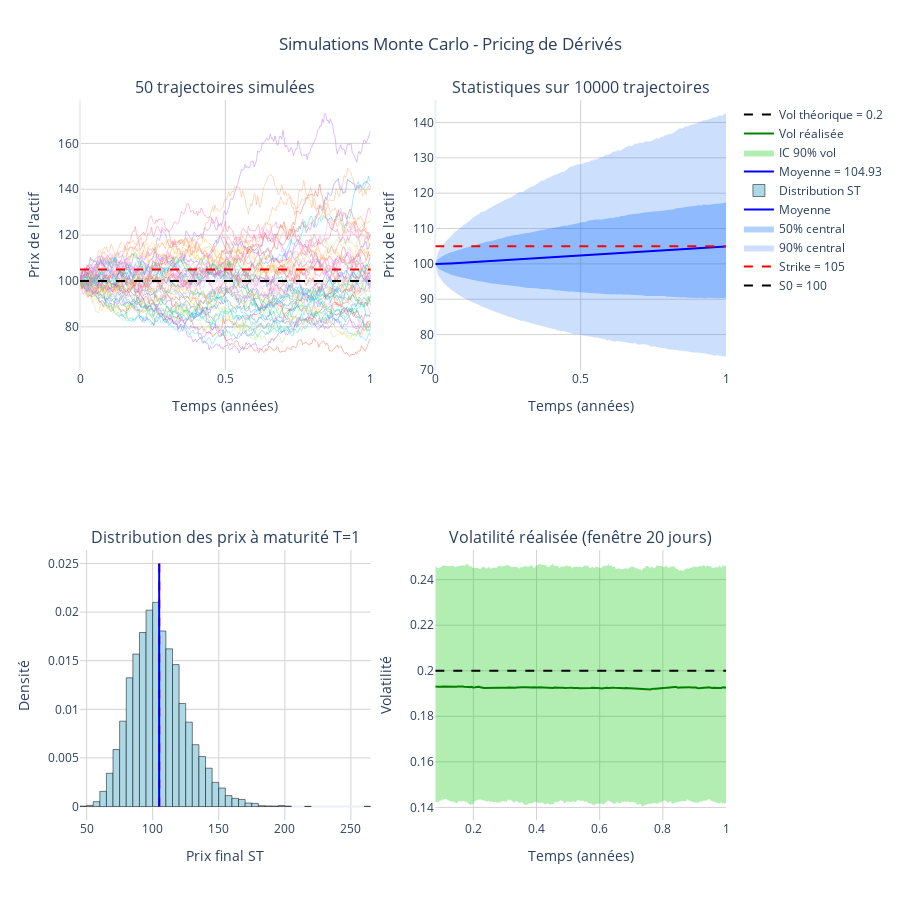

Here is the notebook cell this chart was saved with:
### Markdown cell above
#### Plot des évolution des prix

### Code cell
# Paramètres de marché
S0 = 100
K = 105
r = 0.05
sigma = 0.20
T = 1
n_steps = int(252*T)

# ============== GÉNÉRATION DES TRAJECTOIRES ==============
def generate_paths(S0, r, sigma, T, n_steps, n_paths, seed=42):
    """Génère les trajectoires Monte Carlo"""
    np.random.seed(seed)
    dt = T / n_steps
    Z = np.random.standard_normal((n_paths, n_steps))
    
    drift = (r - 0.5 * sigma**2) * dt
    diffusion = sigma * np.sqrt(dt)
    
    paths = np.zeros((n_paths, n_steps + 1))
    paths[:, 0] = S0
    
    for t in range(1, n_steps + 1):
        paths[:, t] = paths[:, t-1] * np.exp(drift + diffusion * Z[:, t-1])
    
    return paths

# Trajectoires pour visualisation
paths = generate_paths(S0, r, sigma, T, n_steps, n_paths=50)
time_grid = np.linspace(0, T, n_steps + 1)

# Trajectoires pour statistiques
paths_stats = generate_paths(S0, r, sigma, T, n_steps, n_paths=10000)

# ============== CRÉATION DES SUBPLOTS ==============
fig = make_subplots(
    rows=2, cols=2,
    subplot_titles=(
        '50 trajectoires simulées',
        'Statistiques sur 10000 trajectoires',
        'Distribution des prix à maturité T=1',
        'Volatilité réalisée (fenêtre 20 jours)'
    )
)

# ============== PLOT 1: TRAJECTOIRES INDIVIDUELLES ==============
for i in range(len(paths)):
    fig.add_trace(
        go.Scatter(
            x=time_grid, 
            y=paths[i, :], 
            mode='lines', 
            line=dict(width=0.8),
            opacity=0.5,
            showlegend=False,
            hovertemplate='Temps: %{x:.3f}<br>Prix: %{y:.2f}<extra></extra>'
        ),
        row=1, col=1
    )

# Lignes de référence
fig.add_trace(
    go.Scatter(
        x=time_grid, 
        y=[S0]*len(time_grid),
        mode='lines', 
        line=dict(color='black', dash='dash', width=2),
        name=f'S0 = {S0}'
    ),
    row=1, col=1
)
fig.add_trace(
    go.Scatter(
        x=time_grid, 
        y=[K]*len(time_grid),
        mode='lines', 
        line=dict(color='red', dash='dash', width=2),
        name=f'Strike = {K}'
    ),
    row=1, col=1
)

# ============== PLOT 2: STATISTIQUES ==============
mean_path = np.mean(paths_stats, axis=0)
p05 = np.percentile(paths_stats, 5, axis=0)
p25 = np.percentile(paths_stats, 25, axis=0)
p75 = np.percentile(paths_stats, 75, axis=0)
p95 = np.percentile(paths_stats, 95, axis=0)

# Zone 90% (fill entre p05 et p95)
fig.add_trace(
    go.Scatter(
        x=time_grid, 
        y=p95, 
        mode='lines', 
        line=dict(width=0),
        showlegend=False, 
        hoverinfo='skip'
    ),
    row=1, col=2
)
fig.add_trace(
    go.Scatter(
        x=time_grid, 
        y=p05,
        mode='lines', 
        line=dict(width=0),
        fillcolor='rgba(0, 100, 250, 0.2)',
        fill='tonexty',
        name='90% central'
    ),
    row=1, col=2
)

# Zone 50%
fig.add_trace(
    go.Scatter(
        x=time_grid, 
        y=p75,
        mode='lines', 
        line=dict(width=0),
        showlegend=False, 
        hoverinfo='skip'
    ),
    row=1, col=2
)
fig.add_trace(
    go.Scatter(
        x=time_grid, 
        y=p25,
        mode='lines', 
        line=dict(width=0),
        fillcolor='rgba(0, 100, 250, 0.3)',
        fill='tonexty',
        name='50% central'
    ),
    row=1, col=2
)

# Moyenne
fig.add_trace(
    go.Scatter(
        x=time_grid, 
        y=mean_path,
        mode='lines', 
        line=dict(color='blue', width=2),
        name='Moyenne'
    ),
    row=1, col=2
)

# Strike
fig.add_trace(
    go.Scatter(
        x=time_grid, 
        y=[K]*len(time_grid),
        mode='lines', 
        line=dict(color='red', dash='dash', width=2),
        showlegend=False
    ),
    row=1, col=2
)

# ============== PLOT 3: DISTRIBUTION ==============
final_prices = paths_stats[:, -1]

fig.add_trace(
    go.Histogram(
        x=final_prices, 
        nbinsx=50, 
        name='Distribution ST',
        histnorm='probability density',
        marker=dict(color='lightblue', line=dict(color='black', width=0.5))
    ),
    row=2, col=1
)

# Lignes verticales pour strike et moyenne
y_max = 0.025
fig.add_trace(
    go.Scatter(
        x=[K, K], 
        y=[0, y_max],
        mode='lines', 
        line=dict(color='red', dash='dash', width=2),
        name=f'Strike = {K}',
        showlegend=False
    ),
    row=2, col=1
)
fig.add_trace(
    go.Scatter(
        x=[np.mean(final_prices), np.mean(final_prices)], 
        y=[0, y_max],
        mode='lines', 
        line=dict(color='blue', width=2),
        name=f'Moyenne = {np.mean(final_prices):.2f}'
    ),
    row=2, col=1
)

# ============== PLOT 4: VOLATILITÉ RÉALISÉE ==============
log_returns = np.diff(np.log(paths_stats), axis=1)
window = 20
rolling_vol = np.zeros((len(paths_stats), n_steps - window + 1))

for i in range(n_steps - window + 1):
    rolling_vol[:, i] = np.std(log_returns[:, i:i+window], axis=1) * np.sqrt(252)

time_vol = time_grid[window:]
mean_vol = np.mean(rolling_vol, axis=0)
p05_vol = np.percentile(rolling_vol, 5, axis=0)
p95_vol = np.percentile(rolling_vol, 95, axis=0)

# Zone de confiance
fig.add_trace(
    go.Scatter(
        x=time_vol, 
        y=p95_vol,
        mode='lines', 
        line=dict(width=0),
        showlegend=False, 
        hoverinfo='skip'
    ),
    row=2, col=2
)
fig.add_trace(
    go.Scatter(
        x=time_vol, 
        y=p05_vol,
        mode='lines', 
        line=dict(width=0),
        fillcolor='rgba(0, 200, 0, 0.3)',
        fill='tonexty',
        name='IC 90% vol'
    ),
    row=2, col=2
)

# Moyenne vol
fig.add_trace(
    go.Scatter(
        x=time_vol, 
        y=mean_vol,
        mode='lines', 
        line=dict(color='green', width=2),
        name='Vol réalisée'
    ),
    row=2, col=2
)

# Vol théorique
fig.add_trace(
    go.Scatter(
        x=time_vol, 
        y=[sigma]*len(time_vol),
        mode='lines', 
        line=dict(color='black', dash='dash', width=2),
        name=f'Vol théorique = {sigma}'
    ),
    row=2, col=2
)

# ============== MISE EN FORME ==============
fig.update_xaxes(title_text="Temps (années)", row=1, col=1, gridcolor='lightgray')
fig.update_xaxes(title_text="Temps (années)", row=1, col=2, gridcolor='lightgray')
fig.update_xaxes(title_text="Prix final ST", row=2, col=1, gridcolor='lightgray')
fig.update_xaxes(title_text="Temps (années)", row=2, col=2, gridcolor='lightgray')

fig.update_yaxes(title_text="Prix de l'actif", row=1, col=1, gridcolor='lightgray')
fig.update_yaxes(title_text="Prix de l'actif", row=1, col=2, gridcolor='lightgray')
fig.update_yaxes(title_text="Densité", row=2, col=1, gridcolor='lightgray')
fig.update_yaxes(title_text="Volatilité", row=2, col=2, gridcolor='lightgray')

fig.update_layout(
    height=900,
    showlegend=True,
    title_text="Simulations Monte Carlo - Pricing de Dérivés",
    title_x=0.5,
    template='plotly_white',
    hovermode='closest'
)

fig.show()

# ============== STATISTIQUES ==============
print(f"Prix initial: {S0}")
print(f"Prix final moyen: {np.mean(final_prices):.4f}")
print(f"Prix final médian: {np.median(final_prices):.4f}")
print(f"Volatilité: {np.std(final_prices):.4f} %")
print(f"Probabilité ITM (ST > K): {np.mean(final_prices > K):.2%}")

### Figure 1 — Plotly figure (JSON) as saved in the notebook; plotly's stock layout.template omitted (floating-point values rounded to 4 significant figures; data arrays with more than 128 entries replaced by an {"elided": "..."} marker saying what was removed)
{"data": [{"hovertemplate": "Temps: %{x:.3f}<br>Prix: %{y:.2f}<extra></extra>", "line": {"width": 0.8}, "mode": "lines", "opacity": 0.5, "showlegend": false, "type": "scatter", "x": {"elided": "253 float values"}, "xaxis": "x", "y": {"elided": "253 float values"}, "yaxis": "y"}, {"hovertemplate": "Temps: %{x:.3f}<br>Prix: %{y:.2f}<extra></extra>", "line": {"width": 0.8}, "mode": "lines", "opacity": 0.5, "showlegend": false, "type": "scatter", "x": {"elided": "253 float values"}, "xaxis": "x", "y": {"elided": "253 float values"}, "yaxis": "y"}, {"hovertemplate": "Temps: %{x:.3f}<br>Prix: %{y:.2f}<extra></extra>", "line": {"width": 0.8}, "mode": "lines", "opacity": 0.5, "showlegend": false, "type": "scatter", "x": {"elided": "253 float values"}, "xaxis": "x", "y": {"elided": "253 float values"}, "yaxis": "y"}, {"hovertemplate": "Temps: %{x:.3f}<br>Prix: %{y:.2f}<extra></extra>", "line": {"width": 0.8}, "mode": "lines", "opacity": 0.5, "showlegend": false, "type": "scatter", "x": {"elided": "253 float values"}, "xaxis": "x", "y": {"elided": "253 float values"}, "yaxis": "y"}, {"hovertemplate": "Temps: %{x:.3f}<br>Prix: %{y:.2f}<extra></extra>", "line": {"width": 0.8}, "mode": "lines", "opacity": 0.5, "showlegend": false, "type": "scatter", "x": {"elided": "253 float values"}, "xaxis": "x", "y": {"elided": "253 float values"}, "yaxis": "y"}, {"hovertemplate": "Temps: %{x:.3f}<br>Prix: %{y:.2f}<extra></extra>", "line": {"width": 0.8}, "mode": "lines", "opacity": 0.5, "showlegend": false, "type": "scatter", "x": {"elided": "253 float values"}, "xaxis": "x", "y": {"elided": "253 float values"}, "yaxis": "y"}, {"hovertemplate": "Temps: %{x:.3f}<br>Prix: %{y:.2f}<extra></extra>", "line": {"width": 0.8}, "mode": "lines", "opacity": 0.5, "showlegend": false, "type": "scatter", "x": {"elided": "253 float values"}, "xaxis": "x", "y": {"elided": "253 float values"}, "yaxis": "y"}, {"hovertemplate": "Temps: %{x:.3f}<br>Prix: %{y:.2f}<extra></extra>", "line": {"width": 0.8}, "mode": "lines", "opacity": 0.5, "showlegend": false, "type": "scatter", "x": {"elided": "253 float values"}, "xaxis": "x", "y": {"elided": "253 float values"}, "yaxis": "y"}, {"hovertemplate": "Temps: %{x:.3f}<br>Prix: %{y:.2f}<extra></extra>", "line": {"width": 0.8}, "mode": "lines", "opacity": 0.5, "showlegend": false, "type": "scatter", "x": {"elided": "253 float values"}, "xaxis": "x", "y": {"elided": "253 float values"}, "yaxis": "y"}, {"hovertemplate": "Temps: %{x:.3f}<br>Prix: %{y:.2f}<extra></extra>", "line": {"width": 0.8}, "mode": "lines", "opacity": 0.5, "showlegend": false, "type": "scatter", "x": {"elided": "253 float values"}, "xaxis": "x", "y": {"elided": "253 float values"}, "yaxis": "y"}, {"hovertemplate": "Temps: %{x:.3f}<br>Prix: %{y:.2f}<extra></extra>", "line": {"width": 0.8}, "mode": "lines", "opacity": 0.5, "showlegend": false, "type": "scatter", "x": {"elided": "253 float values"}, "xaxis": "x", "y": {"elided": "253 float values"}, "yaxis": "y"}, {"hovertemplate": "Temps: %{x:.3f}<br>Prix: %{y:.2f}<extra></extra>", "line": {"width": 0.8}, "mode": "lines", "opacity": 0.5, "showlegend": false, "type": "scatter", "x": {"elided": "253 float values"}, "xaxis": "x", "y": {"elided": "253 float values"}, "yaxis": "y"}, {"hovertemplate": "Temps: %{x:.3f}<br>Prix: %{y:.2f}<extra></extra>", "line": {"width": 0.8}, "mode": "lines", "opacity": 0.5, "showlegend": false, "type": "scatter", "x": {"elided": "253 float values"}, "xaxis": "x", "y": {"elided": "253 float values"}, "yaxis": "y"}, {"hovertemplate": "Temps: %{x:.3f}<br>Prix: %{y:.2f}<extra></extra>", "line": {"width": 0.8}, "mode": "lines", "opacity": 0.5, "showlegend": false, "type": "scatter", "x": {"elided": "253 float values"}, "xaxis": "x", "y": {"elided": "253 float values"}, "yaxis": "y"}, {"hovertemplate": "Temps: %{x:.3f}<br>Prix: %{y:.2f}<extra></extra>", "line": {"width": 0.8}, "mode": "lines", "opacity": 0.5, "showlegend": false, "type": "scatter", "x": {"elided": "253 float values"}, "xaxis": "x", "y": {"elided": "253 float values"}, "yaxis": "y"}, {"hovertemplate": "Temps: %{x:.3f}<br>Prix: %{y:.2f}<extra></extra>", "line": {"width": 0.8}, "mode": "lines", "opacity": 0.5, "showlegend": false, "type": "scatter", "x": {"elided": "253 float values"}, "xaxis": "x", "y": {"elided": "253 float values"}, "yaxis": "y"}, {"hovertemplate": "Temps: %{x:.3f}<br>Prix: %{y:.2f}<extra></extra>", "line": {"width": 0.8}, "mode": "lines", "opacity": 0.5, "showlegend": false, "type": "scatter", "x": {"elided": "253 float values"}, "xaxis": "x", "y": {"elided": "253 float values"}, "yaxis": "y"}, {"hovertemplate": "Temps: %{x:.3f}<br>Prix: %{y:.2f}<extra></extra>", "line": {"width": 0.8}, "mode": "lines", "opacity": 0.5, "showlegend": false, "type": "scatter", "x": {"elided": "253 float values"}, "xaxis": "x", "y": {"elided": "253 float values"}, "yaxis": "y"}, {"hovertemplate": "Temps: %{x:.3f}<br>Prix: %{y:.2f}<extra></extra>", "line": {"width": 0.8}, "mode": "lines", "opacity": 0.5, "showlegend": false, "type": "scatter", "x": {"elided": "253 float values"}, "xaxis": "x", "y": {"elided": "253 float values"}, "yaxis": "y"}, {"hovertemplate": "Temps: %{x:.3f}<br>Prix: %{y:.2f}<extra></extra>", "line": {"width": 0.8}, "mode": "lines", "opacity": 0.5, "showlegend": false, "type": "scatter", "x": {"elided": "253 float values"}, "xaxis": "x", "y": {"elided": "253 float values"}, "yaxis": "y"}, {"hovertemplate": "Temps: %{x:.3f}<br>Prix: %{y:.2f}<extra></extra>", "line": {"width": 0.8}, "mode": "lines", "opacity": 0.5, "showlegend": false, "type": "scatter", "x": {"elided": "253 float values"}, "xaxis": "x", "y": {"elided": "253 float values"}, "yaxis": "y"}, {"hovertemplate": "Temps: %{x:.3f}<br>Prix: %{y:.2f}<extra></extra>", "line": {"width": 0.8}, "mode": "lines", "opacity": 0.5, "showlegend": false, "type": "scatter", "x": {"elided": "253 float values"}, "xaxis": "x", "y": {"elided": "253 float values"}, "yaxis": "y"}, {"hovertemplate": "Temps: %{x:.3f}<br>Prix: %{y:.2f}<extra></extra>", "line": {"width": 0.8}, "mode": "lines", "opacity": 0.5, "showlegend": false, "type": "scatter", "x": {"elided": "253 float values"}, "xaxis": "x", "y": {"elided": "253 float values"}, "yaxis": "y"}, {"hovertemplate": "Temps: %{x:.3f}<br>Prix: %{y:.2f}<extra></extra>", "line": {"width": 0.8}, "mode": "lines", "opacity": 0.5, "showlegend": false, "type": "scatter", "x": {"elided": "253 float values"}, "xaxis": "x", "y": {"elided": "253 float values"}, "yaxis": "y"}, {"hovertemplate": "Temps: %{x:.3f}<br>Prix: %{y:.2f}<extra></extra>", "line": {"width": 0.8}, "mode": "lines", "opacity": 0.5, "showlegend": false, "type": "scatter", "x": {"elided": "253 float values"}, "xaxis": "x", "y": {"elided": "253 float values"}, "yaxis": "y"}, {"hovertemplate": "Temps: %{x:.3f}<br>Prix: %{y:.2f}<extra></extra>", "line": {"width": 0.8}, "mode": "lines", "opacity": 0.5, "showlegend": false, "type": "scatter", "x": {"elided": "253 float values"}, "xaxis": "x", "y": {"elided": "253 float values"}, "yaxis": "y"}, {"hovertemplate": "Temps: %{x:.3f}<br>Prix: %{y:.2f}<extra></extra>", "line": {"width": 0.8}, "mode": "lines", "opacity": 0.5, "showlegend": false, "type": "scatter", "x": {"elided": "253 float values"}, "xaxis": "x", "y": {"elided": "253 float values"}, "yaxis": "y"}, {"hovertemplate": "Temps: %{x:.3f}<br>Prix: %{y:.2f}<extra></extra>", "line": {"width": 0.8}, "mode": "lines", "opacity": 0.5, "showlegend": false, "type": "scatter", "x": {"elided": "253 float values"}, "xaxis": "x", "y": {"elided": "253 float values"}, "yaxis": "y"}, {"hovertemplate": "Temps: %{x:.3f}<br>Prix: %{y:.2f}<extra></extra>", "line": {"width": 0.8}, "mode": "lines", "opacity": 0.5, "showlegend": false, "type": "scatter", "x": {"elided": "253 float values"}, "xaxis": "x", "y": {"elided": "253 float values"}, "yaxis": "y"}, {"hovertemplate": "Temps: %{x:.3f}<br>Prix: %{y:.2f}<extra></extra>", "line": {"width": 0.8}, "mode": "lines", "opacity": 0.5, "showlegend": false, "type": "scatter", "x": {"elided": "253 float values"}, "xaxis": "x", "y": {"elided": "253 float values"}, "yaxis": "y"}, {"hovertemplate": "Temps: %{x:.3f}<br>Prix: %{y:.2f}<extra></extra>", "line": {"width": 0.8}, "mode": "lines", "opacity": 0.5, "showlegend": false, "type": "scatter", "x": {"elided": "253 float values"}, "xaxis": "x", "y": {"elided": "253 float values"}, "yaxis": "y"}, {"hovertemplate": "Temps: %{x:.3f}<br>Prix: %{y:.2f}<extra></extra>", "line": {"width": 0.8}, "mode": "lines", "opacity": 0.5, "showlegend": false, "type": "scatter", "x": {"elided": "253 float values"}, "xaxis": "x", "y": {"elided": "253 float values"}, "yaxis": "y"}, {"hovertemplate": "Temps: %{x:.3f}<br>Prix: %{y:.2f}<extra></extra>", "line": {"width": 0.8}, "mode": "lines", "opacity": 0.5, "showlegend": false, "type": "scatter", "x": {"elided": "253 float values"}, "xaxis": "x", "y": {"elided": "253 float values"}, "yaxis": "y"}, {"hovertemplate": "Temps: %{x:.3f}<br>Prix: %{y:.2f}<extra></extra>", "line": {"width": 0.8}, "mode": "lines", "opacity": 0.5, "showlegend": false, "type": "scatter", "x": {"elided": "253 float values"}, "xaxis": "x", "y": {"elided": "253 float values"}, "yaxis": "y"}, {"hovertemplate": "Temps: %{x:.3f}<br>Prix: %{y:.2f}<extra></extra>", "line": {"width": 0.8}, "mode": "lines", "opacity": 0.5, "showlegend": false, "type": "scatter", "x": {"elided": "253 float values"}, "xaxis": "x", "y": {"elided": "253 float values"}, "yaxis": "y"}, {"hovertemplate": "Temps: %{x:.3f}<br>Prix: %{y:.2f}<extra></extra>", "line": {"width": 0.8}, "mode": "lines", "opacity": 0.5, "showlegend": false, "type": "scatter", "x": {"elided": "253 float values"}, "xaxis": "x", "y": {"elided": "253 float values"}, "yaxis": "y"}, {"hovertemplate": "Temps: %{x:.3f}<br>Prix: %{y:.2f}<extra></extra>", "line": {"width": 0.8}, "mode": "lines", "opacity": 0.5, "showlegend": false, "type": "scatter", "x": {"elided": "253 float values"}, "xaxis": "x", "y": {"elided": "253 float values"}, "yaxis": "y"}, {"hovertemplate": "Temps: %{x:.3f}<br>Prix: %{y:.2f}<extra></extra>", "line": {"width": 0.8}, "mode": "lines", "opacity": 0.5, "showlegend": false, "type": "scatter", "x": {"elided": "253 float values"}, "xaxis": "x", "y": {"elided": "253 float values"}, "yaxis": "y"}, {"hovertemplate": "Temps: %{x:.3f}<br>Prix: %{y:.2f}<extra></extra>", "line": {"width": 0.8}, "mode": "lines", "opacity": 0.5, "showlegend": false, "type": "scatter", "x": {"elided": "253 float values"}, "xaxis": "x", "y": {"elided": "253 float values"}, "yaxis": "y"}, {"hovertemplate": "Temps: %{x:.3f}<br>Prix: %{y:.2f}<extra></extra>", "line": {"width": 0.8}, "mode": "lines", "opacity": 0.5, "showlegend": false, "type": "scatter", "x": {"elided": "253 float values"}, "xaxis": "x", "y": {"elided": "253 float values"}, "yaxis": "y"}, {"hovertemplate": "Temps: %{x:.3f}<br>Prix: %{y:.2f}<extra></extra>", "line": {"width": 0.8}, "mode": "lines", "opacity": 0.5, "showlegend": false, "type": "scatter", "x": {"elided": "253 float values"}, "xaxis": "x", "y": {"elided": "253 float values"}, "yaxis": "y"}, {"hovertemplate": "Temps: %{x:.3f}<br>Prix: %{y:.2f}<extra></extra>", "line": {"width": 0.8}, "mode": "lines", "opacity": 0.5, "showlegend": false, "type": "scatter", "x": {"elided": "253 float values"}, "xaxis": "x", "y": {"elided": "253 float values"}, "yaxis": "y"}, {"hovertemplate": "Temps: %{x:.3f}<br>Prix: %{y:.2f}<extra></extra>", "line": {"width": 0.8}, "mode": "lines", "opacity": 0.5, "showlegend": false, "type": "scatter", "x": {"elided": "253 float values"}, "xaxis": "x", "y": {"elided": "253 float values"}, "yaxis": "y"}, {"hovertemplate": "Temps: %{x:.3f}<br>Prix: %{y:.2f}<extra></extra>", "line": {"width": 0.8}, "mode": "lines", "opacity": 0.5, "showlegend": false, "type": "scatter", "x": {"elided": "253 float values"}, "xaxis": "x", "y": {"elided": "253 float values"}, "yaxis": "y"}, {"hovertemplate": "Temps: %{x:.3f}<br>Prix: %{y:.2f}<extra></extra>", "line": {"width": 0.8}, "mode": "lines", "opacity": 0.5, "showlegend": false, "type": "scatter", "x": {"elided": "253 float values"}, "xaxis": "x", "y": {"elided": "253 float values"}, "yaxis": "y"}, {"hovertemplate": "Temps: %{x:.3f}<br>Prix: %{y:.2f}<extra></extra>", "line": {"width": 0.8}, "mode": "lines", "opacity": 0.5, "showlegend": false, "type": "scatter", "x": {"elided": "253 float values"}, "xaxis": "x", "y": {"elided": "253 float values"}, "yaxis": "y"}, {"hovertemplate": "Temps: %{x:.3f}<br>Prix: %{y:.2f}<extra></extra>", "line": {"width": 0.8}, "mode": "lines", "opacity": 0.5, "showlegend": false, "type": "scatter", "x": {"elided": "253 float values"}, "xaxis": "x", "y": {"elided": "253 float values"}, "yaxis": "y"}, {"hovertemplate": "Temps: %{x:.3f}<br>Prix: %{y:.2f}<extra></extra>", "line": {"width": 0.8}, "mode": "lines", "opacity": 0.5, "showlegend": false, "type": "scatter", "x": {"elided": "253 float values"}, "xaxis": "x", "y": {"elided": "253 float values"}, "yaxis": "y"}, {"hovertemplate": "Temps: %{x:.3f}<br>Prix: %{y:.2f}<extra></extra>", "line": {"width": 0.8}, "mode": "lines", "opacity": 0.5, "showlegend": false, "type": "scatter", "x": {"elided": "253 float values"}, "xaxis": "x", "y": {"elided": "253 float values"}, "yaxis": "y"}, {"hovertemplate": "Temps: %{x:.3f}<br>Prix: %{y:.2f}<extra></extra>", "line": {"width": 0.8}, "mode": "lines", "opacity": 0.5, "showlegend": false, "type": "scatter", "x": {"elided": "253 float values"}, "xaxis": "x", "y": {"elided": "253 float values"}, "yaxis": "y"}, {"line": {"color": "black", "dash": "dash", "width": 2}, "mode": "lines", "name": "S0 = 100", "type": "scatter", "x": {"elided": "253 float values"}, "xaxis": "x", "y": {"elided": "253 int values"}, "yaxis": "y"}, {"line": {"color": "red", "dash": "dash", "width": 2}, "mode": "lines", "name": "Strike = 105", "type": "scatter", "x": {"elided": "253 float values"}, "xaxis": "x", "y": {"elided": "253 int values"}, "yaxis": "y"}, {"hoverinfo": "skip", "line": {"width": 0}, "mode": "lines", "showlegend": false, "type": "scatter", "x": {"elided": "253 float values"}, "xaxis": "x2", "y": {"elided": "253 float values"}, "yaxis": "y2"}, {"fill": "tonexty", "fillcolor": "rgba(0, 100, 250, 0.2)", "line": {"width": 0}, "mode": "lines", "name": "90% central", "type": "scatter", "x": {"elided": "253 float values"}, "xaxis": "x2", "y": {"elided": "253 float values"}, "yaxis": "y2"}, {"hoverinfo": "skip", "line": {"width": 0}, "mode": "lines", "showlegend": false, "type": "scatter", "x": {"elided": "253 float values"}, "xaxis": "x2", "y": {"elided": "253 float values"}, "yaxis": "y2"}, {"fill": "tonexty", "fillcolor": "rgba(0, 100, 250, 0.3)", "line": {"width": 0}, "mode": "lines", "name": "50% central", "type": "scatter", "x": {"elided": "253 float values"}, "xaxis": "x2", "y": {"elided": "253 float values"}, "yaxis": "y2"}, {"line": {"color": "blue", "width": 2}, "mode": "lines", "name": "Moyenne", "type": "scatter", "x": {"elided": "253 float values"}, "xaxis": "x2", "y": {"elided": "253 float values"}, "yaxis": "y2"}, {"line": {"color": "red", "dash": "dash", "width": 2}, "mode": "lines", "showlegend": false, "type": "scatter", "x": {"elided": "253 float values"}, "xaxis": "x2", "y": {"elided": "253 int values"}, "yaxis": "y2"}, {"histnorm": "probability density", "marker": {"color": "lightblue", "line": {"color": "black", "width": 0.5}}, "name": "Distribution ST", "nbinsx": 50, "type": "histogram", "x": {"elided": "10000 float values"}, "xaxis": "x3", "yaxis": "y3"}, {"line": {"color": "red", "dash": "dash", "width": 2}, "mode": "lines", "name": "Strike = 105", "showlegend": false, "type": "scatter", "x": [105, 105], "xaxis": "x3", "y": [0, 0.025], "yaxis": "y3"}, {"line": {"color": "blue", "width": 2}, "mode": "lines", "name": "Moyenne = 104.93", "type": "scatter", "x": [104.9, 104.9], "xaxis": "x3", "y": [0, 0.025], "yaxis": "y3"}, {"hoverinfo": "skip", "line": {"width": 0}, "mode": "lines", "showlegend": false, "type": "scatter", "x": {"elided": "233 float values"}, "xaxis": "x4", "y": {"elided": "233 float values"}, "yaxis": "y4"}, {"fill": "tonexty", "fillcolor": "rgba(0, 200, 0, 0.3)", "line": {"width": 0}, "mode": "lines", "name": "IC 90% vol", "type": "scatter", "x": {"elided": "233 float values"}, "xaxis": "x4", "y": {"elided": "233 float values"}, "yaxis": "y4"}, {"line": {"color": "green", "width": 2}, "mode": "lines", "name": "Vol réalisée", "type": "scatter", "x": {"elided": "233 float values"}, "xaxis": "x4", "y": {"elided": "233 float values"}, "yaxis": "y4"}, {"line": {"color": "black", "dash": "dash", "width": 2}, "mode": "lines", "name": "Vol théorique = 0.2", "type": "scatter", "x": {"elided": "233 float values"}, "xaxis": "x4", "y": {"elided": "233 float values"}, "yaxis": "y4"}], "layout": {"annotations": [{"font": {"size": 16}, "showarrow": false, "text": "50 trajectoires simulées", "x": 0.225, "xanchor": "center", "xref": "paper", "y": 1, "yanchor": "bottom", "yref": "paper"}, {"font": {"size": 16}, "showarrow": false, "text": "Statistiques sur 10000 trajectoires", "x": 0.775, "xanchor": "center", "xref": "paper", "y": 1, "yanchor": "bottom", "yref": "paper"}, {"font": {"size": 16}, "showarrow": false, "text": "Distribution des prix à maturité T=1", "x": 0.225, "xanchor": "center", "xref": "paper", "y": 0.375, "yanchor": "bottom", "yref": "paper"}, {"font": {"size": 16}, "showarrow": false, "text": "Volatilité réalisée (fenêtre 20 jours)", "x": 0.775, "xanchor": "center", "xref": "paper", "y": 0.375, "yanchor": "bottom", "yref": "paper"}], "height": 900, "hovermode": "closest", "showlegend": true, "title": {"text": "Simulations Monte Carlo - Pricing de Dérivés", "x": 0.5}, "xaxis": {"anchor": "y", "domain": [0, 0.45], "gridcolor": "lightgray", "title": {"text": "Temps (années)"}}, "xaxis2": {"anchor": "y2", "domain": [0.55, 1], "gridcolor": "lightgray", "title": {"text": "Temps (années)"}}, "xaxis3": {"anchor": "y3", "domain": [0, 0.45], "gridcolor": "lightgray", "title": {"text": "Prix final ST"}}, "xaxis4": {"anchor": "y4", "domain": [0.55, 1], "gridcolor": "lightgray", "title": {"text": "Temps (années)"}}, "yaxis": {"anchor": "x", "domain": [0.625, 1], "gridcolor": "lightgray", "title": {"text": "Prix de l'actif"}}, "yaxis2": {"anchor": "x2", "domain": [0.625, 1], "gridcolor": "lightgray", "title": {"text": "Prix de l'actif"}}, "yaxis3": {"anchor": "x3", "domain": [0, 0.375], "gridcolor": "lightgray", "title": {"text": "Densité"}}, "yaxis4": {"anchor": "x4", "domain": [0, 0.375], "gridcolor": "lightgray", "title": {"text": "Volatilité"}}}}
